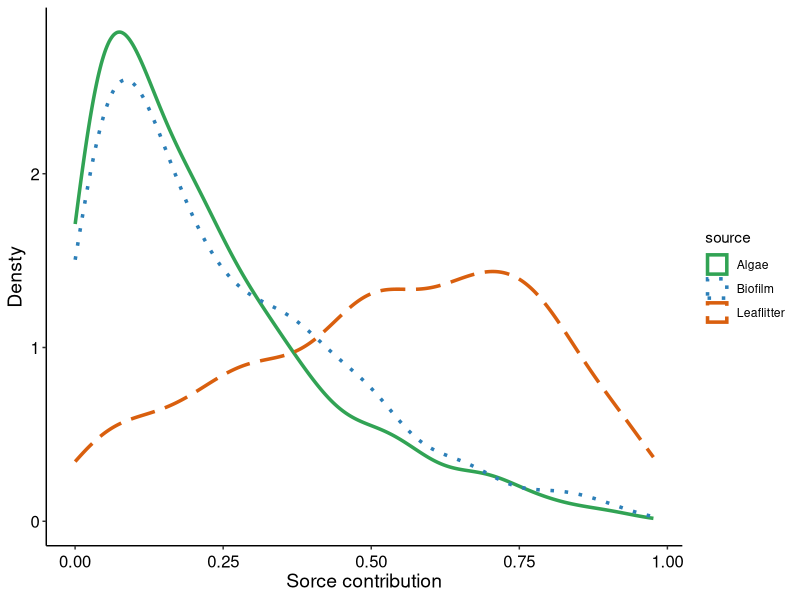

Source code (R):




# Density Plots -----------------------------
# 21 Oct 2020
#PEGF
#--------------------------------------------
#

library(ggplot2)
library(ggpubr)
QPA_G_Feb17 <- read.csv("DensityPlots/QPA_Glossosomatidae_Feb17.csv")
head(QPA_G_Feb17)


g1 <- ggplot(QPA_G_Feb17, aes(x=densty, color=source)) + 
  labs(y="Densty", x="Sorce contribution") +
  geom_density(aes(linetype = source), size=1.2) +
  scale_color_manual(values=c("#31a354", "#2c7fb8", "#d95f0e")) +
  scale_linetype_manual(values = c("solid", "dotted", "longdash")) +
  theme_classic()+
  theme(axis.text.y=element_text(angle=0, size=12, vjust=0.5, color="black")) + #subaxis y
  theme(axis.text.x =element_text(angle=0, size=12, vjust=0.5, color="black")) + #subaxis x
  theme(axis.title.x = element_text(color="black", size=14))+ # #Axis y
  theme(axis.title.y = element_text(color="black", size=14)) # #Axis x
g1
